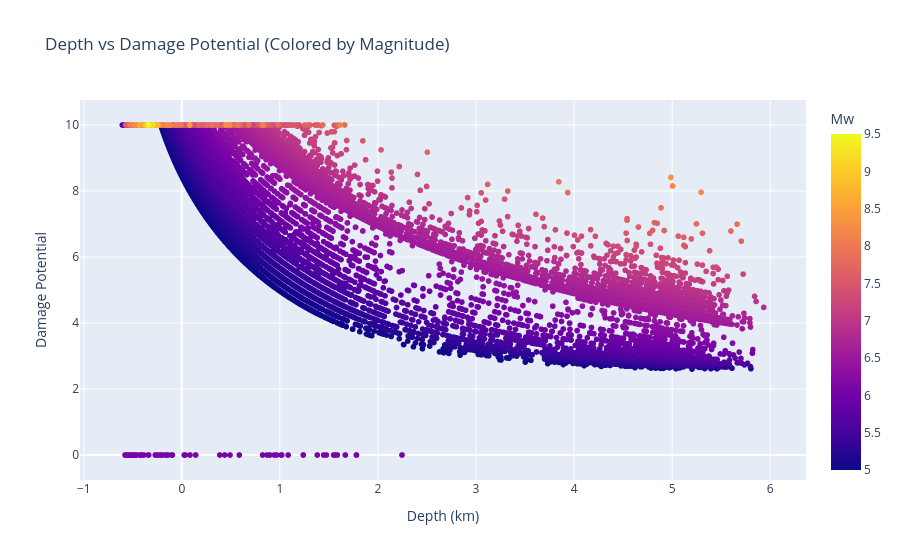

Notebook cell for this chart:
### Markdown cell above
### Task 4:  Depth Analysis and Its Impact

 <b>Objective:</b>    Investigate how depth in uences seismic characteristics and damage.
 
<b> Tasks: </b>
- Create box plots: Depth vs. Magnitude (strati ed by depth ranges: shallow, intermediate, deep)
- Analyze depth distribution with histogram and statistics (mean, median, std)
- Plot depth vs. damage_potential using scatter and 2D density plots
- Calculate mean damage_potential for different depth ranges
- Identify whether shallow or deep earthquakes cause more damage

### Code cell
# Depth categories
def depth_category(depth):
    if depth < 1:
        return 'Shallow (<1 km)'
    elif depth < 4:
        return 'Intermediate (1–4 km)'
    else:
        return 'Deep (>4 km)'

data['depth_range'] = data['depth'].apply(depth_category)

plt.figure(figsize=(8,5))
sns.boxplot(x='depth_range', y='Mw', data=data,hue='depth_range',legend=False, palette='coolwarm')
plt.title('Magnitude Distribution Across Depth Ranges')
plt.xlabel('Depth Category')
plt.ylabel('Magnitude')
plt.show()



plt.figure(figsize=(8,5))
sns.histplot(data['depth'], bins=30, kde=True, color='skyblue')
plt.title('Depth Distribution of Earthquakes')
plt.xlabel('Depth (km)')
plt.ylabel('Frequency')
plt.show()

# Statistics
mean_depth = data['depth'].mean()
median_depth = data['depth'].median()
std_depth = data['depth'].std()

print(f"Mean Depth: {mean_depth:.2f} km")
print(f"Median Depth: {median_depth:.2f} km")
print(f"Standard Deviation: {std_depth:.2f} km")


# Scatter
fig1 = px.scatter(
    data,
    x='depth',
    y='damage_potential',
    color='Mw',
    color_continuous_scale='Plasma',
    title='Depth vs Damage Potential (Colored by Magnitude)',
    labels={'depth':'Depth (km)', 'damage_potential':'Damage Potential'}
)
fig1.show()

# 2D Density Plot
plt.figure(figsize=(7,5))
sns.kdeplot(
    x=data['depth'],
    y=data['damage_potential'],
    fill=True,
    cmap='inferno',
    thresh=0.05,
    levels=100
)
plt.title('2D Density of Depth vs Damage Potential')
plt.xlabel('Depth (km)')
plt.ylabel('Damage Potential')
plt.show()



mean_damage = data.groupby('depth_range')['damage_potential'].mean().reset_index()
print(mean_damage)

### Figure 1 — Plotly figure (JSON) as saved in the notebook; plotly's stock layout.template omitted (floating-point values rounded to 4 significant figures; data arrays with more than 128 entries replaced by an {"elided": "..."} marker saying what was removed)
{"data": [{"hovertemplate": "Depth (km)=%{x}<br>Damage Potential=%{y}<br>Mw=%{marker.color}<extra></extra>", "legendgroup": "", "marker": {"color": {"elided": "109848 float values"}, "coloraxis": "coloraxis", "symbol": "circle"}, "mode": "markers", "name": "", "showlegend": false, "type": "scattergl", "x": {"elided": "109848 float values"}, "xaxis": "x", "y": {"elided": "109848 float values"}, "yaxis": "y"}], "layout": {"coloraxis": {"colorbar": {"title": {"text": "Mw"}}, "colorscale": [[0, "#0d0887"], [0.1111, "#46039f"], [0.2222, "#7201a8"], [0.3333, "#9c179e"], [0.4444, "#bd3786"], [0.5556, "#d8576b"], [0.6667, "#ed7953"], [0.7778, "#fb9f3a"], [0.8889, "#fdca26"], [1, "#f0f921"]]}, "legend": {"tracegroupgap": 0}, "title": {"text": "Depth vs Damage Potential (Colored by Magnitude)"}, "xaxis": {"anchor": "y", "domain": [0, 1], "title": {"text": "Depth (km)"}}, "yaxis": {"anchor": "x", "domain": [0, 1], "title": {"text": "Damage Potential"}}}}
